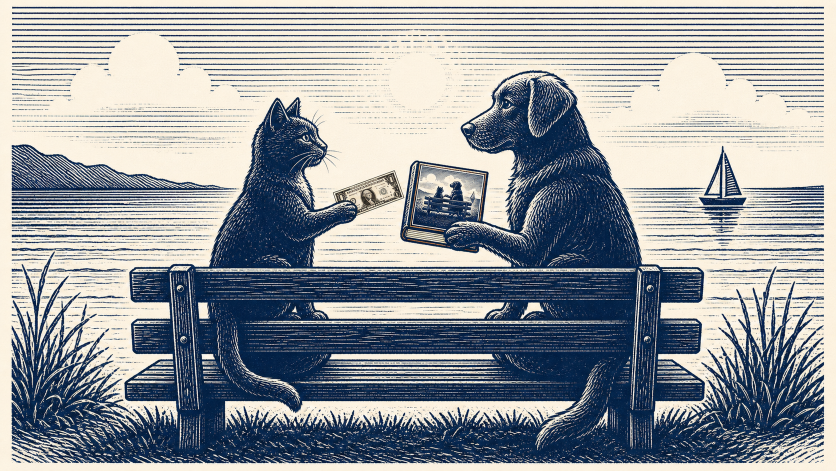
#> input picture blog/assets/firstpair-about-business-stripe-header.png, 1672 x 941 px, given in place of firstpair-catdog-logo.jpeg, which was not available (shown at 1/2 size)
$ python make-publisher-mask.py
#> lines starting #> are read from the running program, lines starting #| are printed output that depends on the picture; pictures that were not available may be replaced by others from this repository, and a replacement may not be noted
#!/usr/bin/env python3
"""Create a reusable First Pair ink mask and a tinted transparent mark."""

from __future__ import annotations

import argparse
from pathlib import Path

try:
    from PIL import Image, ImageChops, ImageColor, ImageFilter
except ImportError as exc:
    raise SystemExit(
        "Pillow is required. Install it in a disposable environment with "
        "`python3 -m pip install Pillow`."
    ) from exc


HERE = Path(__file__).resolve().parent


def parse_args() -> argparse.Namespace:
    parser = argparse.ArgumentParser(
        description=(
            "Remove the off-white paper from the blue First Pair seal, emit a "
            "full-strength grayscale mask, and tint it for a cover palette."
        )
    )
    parser.add_argument(
        "--source",
        type=Path,
        default=HERE / "firstpair-catdog-logo.jpeg",
        help="Source seal image (default: logo/firstpair-catdog-logo.jpeg)",
    )
    parser.add_argument(
        "--mask-out",
        type=Path,
        default=HERE / "firstpair-publisher-mask.png",
        help="Full-strength grayscale mask output (default: logo/firstpair-publisher-mask.png)",
    )
    parser.add_argument(
        "--tint-out",
        type=Path,
        default=HERE / "firstpair-publisher-bronze.png",
        help="Tinted transparent PNG output (default: logo/firstpair-publisher-bronze.png)",
    )
    parser.add_argument(
        "--color",
        default="#c2a979",
        help="Tint color as a CSS-style value (default: #c2a979)",
    )
    parser.add_argument(
        "--max-alpha",
        type=int,
        default=94,
        help="Maximum opacity from 1 to 255 (default: 94)",
    )
    parser.add_argument(
        "--threshold",
        type=int,
        default=20,
        help="Minimum blue-chroma score retained as ink (default: 20)",
    )
    return parser.parse_args()


def main() -> None:
    args = parse_args()
    if not 1 <= args.max_alpha <= 255:
        raise SystemExit("--max-alpha must be between 1 and 255")
    if not 1 <= args.threshold <= 254:
        raise SystemExit("--threshold must be between 1 and 254")

    source = Image.open(args.source).convert("RGB")
#> source is the input picture: PIL image 1672x941 RGB; mean R, G, B 148.1, 153.4, 158.4
    red, green, blue = source.split()
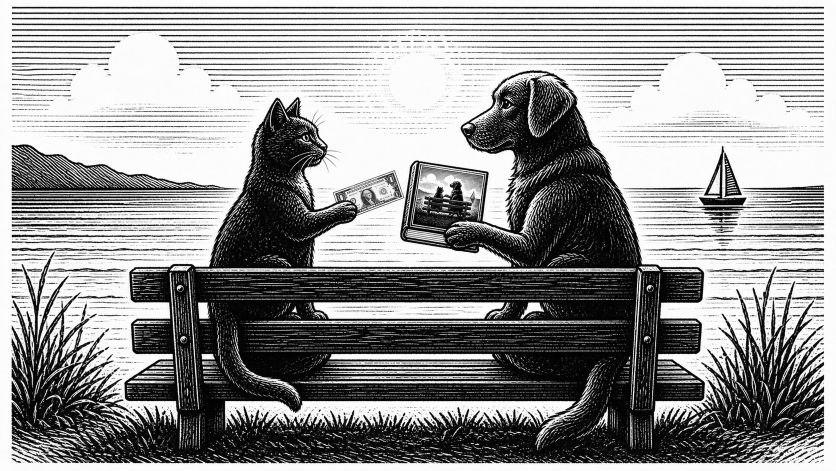
#> red: PIL image 1672x941 L (shown at 1/2 size); min 0, max 255, mean 148.1
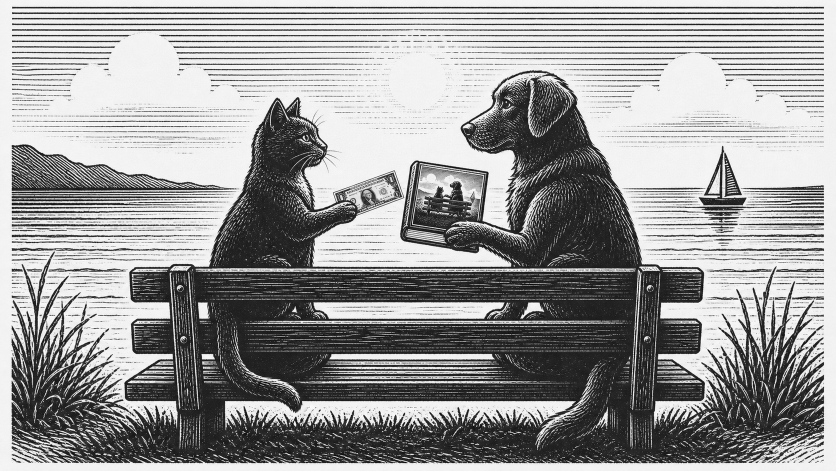
#> green: PIL image 1672x941 L (shown at 1/2 size); min 0, max 255, mean 153.4
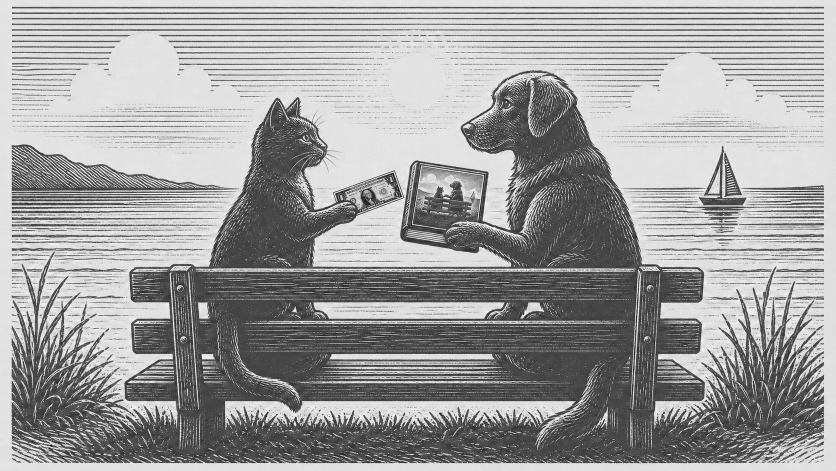
#> blue: PIL image 1672x941 L (shown at 1/2 size); min 2, max 255, mean 158.4
    neutral = Image.blend(red, green, 0.5)
    blue_chroma = ImageChops.subtract(blue, neutral)
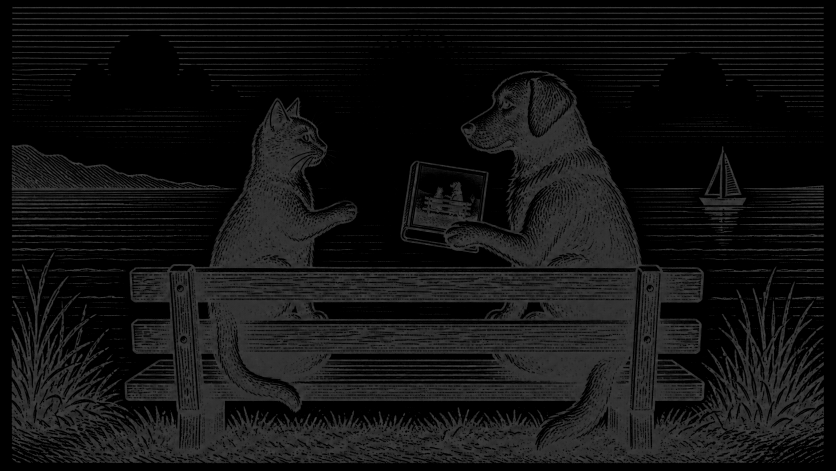
#> blue_chroma: PIL image 1672x941 L (shown at 1/2 size); min 0, max 79, mean 18.3

    # The original JPEG paper is neutral; its engraved ink is strongly blue.
    # Chroma extraction avoids turning the paper and white letterforms opaque.
    low = max(0, args.threshold - 2)
    gain = 255 / 49
    mask = blue_chroma.point(
        lambda value: 0
        if value < args.threshold
        else min(255, round((value - low) * gain))
    ).filter(ImageFilter.GaussianBlur(0.2))
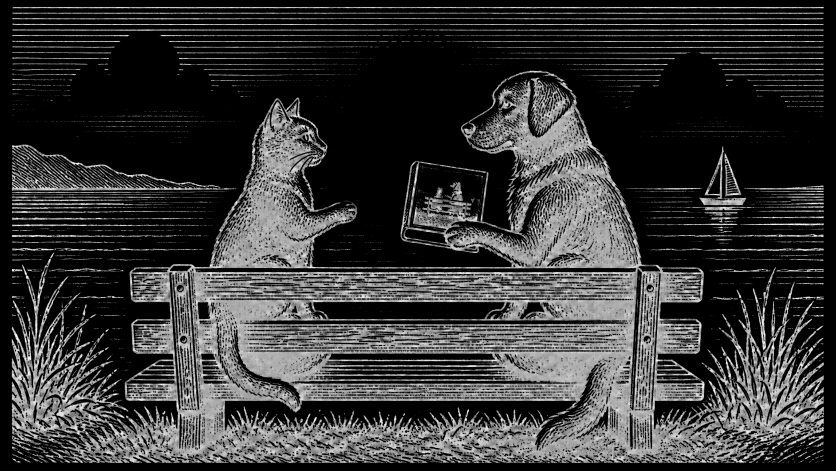
#> mask: PIL image 1672x941 L (shown at 1/2 size); min 0, max 255, mean 54.7

    args.mask_out.parent.mkdir(parents=True, exist_ok=True)
    mask.save(args.mask_out)

    alpha = mask.point(lambda value: round(value * args.max_alpha / 255))
    rgb = ImageColor.getrgb(args.color)
    tinted = Image.new("RGBA", source.size, (*rgb, 0))
    tinted.putalpha(alpha)
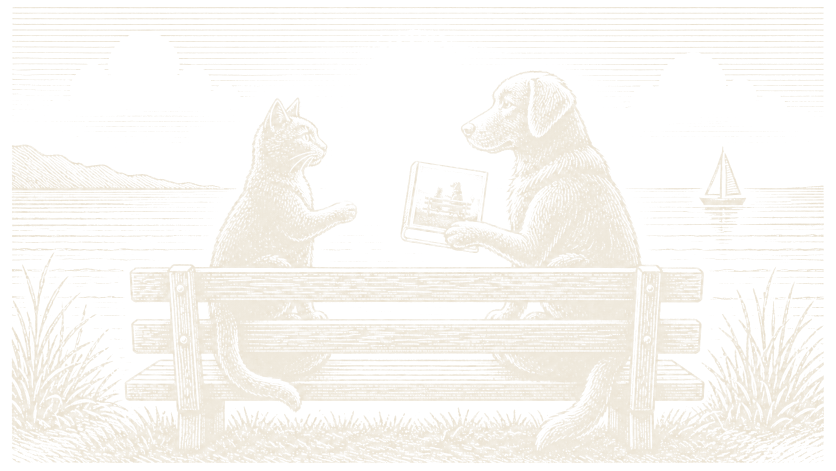
#> tinted: PIL image 1672x941 RGBA (shown at 1/2 size); mean R, G, B, A 194, 169, 121, 20.2; transparent parts drawn white
    args.tint_out.parent.mkdir(parents=True, exist_ok=True)
    tinted.save(args.tint_out)

    print(f"mask: {args.mask_out}")
    print(f"tint: {args.tint_out}")
    print(f"color: {args.color}; max alpha: {args.max_alpha}")


if __name__ == "__main__":
    main()
